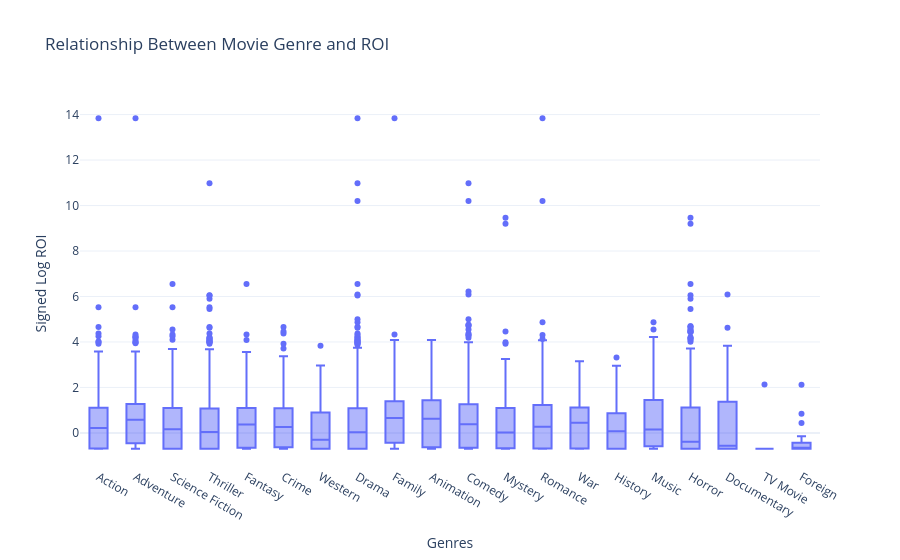

Write notebook code for a chart like this one.
### Code cell
genre_roi = movies_genres_exploded.copy()

genre_roi["log_roi"] = (
    np.sign(genre_roi["roi"]) *
    np.log1p(np.abs(genre_roi["roi"]))
)

genre_roi = genre_roi.dropna(subset=["genres", "log_roi"])

fig = px.box(
    genre_roi,
    x="genres",
    y="log_roi",
    hover_name="original_title",
    hover_data={
        "genres": True,
        "log_roi": ":.2f"
    },
    points="outliers",
    title="Relationship Between Movie Genre and ROI",
    template="plotly_white"
)

fig.update_layout(
    xaxis_title="Genres",
    yaxis_title="Signed Log ROI"
)

fig.show()

### Figure 1 — Plotly figure (JSON) as saved in the notebook; plotly's stock layout.template omitted (floating-point values rounded to 4 significant figures; data arrays with more than 128 entries replaced by an {"elided": "..."} marker saying what was removed)
{"data": [{"alignmentgroup": "True", "boxpoints": "outliers", "hovertemplate": "<b>%{hovertext}</b><br><br>genres=%{x}<br>log_roi=%{y:.2f}<extra></extra>", "hovertext": {"elided": "13590 str values"}, "legendgroup": "", "marker": {"color": "#636efa"}, "name": "", "notched": false, "offsetgroup": "", "orientation": "v", "showlegend": false, "type": "box", "x": {"elided": "13590 str values"}, "x0": " ", "xaxis": "x", "y": {"elided": "13590 float values"}, "y0": " ", "yaxis": "y"}], "layout": {"boxmode": "group", "legend": {"tracegroupgap": 0}, "title": {"text": "Relationship Between Movie Genre and ROI"}, "xaxis": {"anchor": "y", "domain": [0, 1], "title": {"text": "Genres"}}, "yaxis": {"anchor": "x", "domain": [0, 1], "title": {"text": "Signed Log ROI"}}}}
